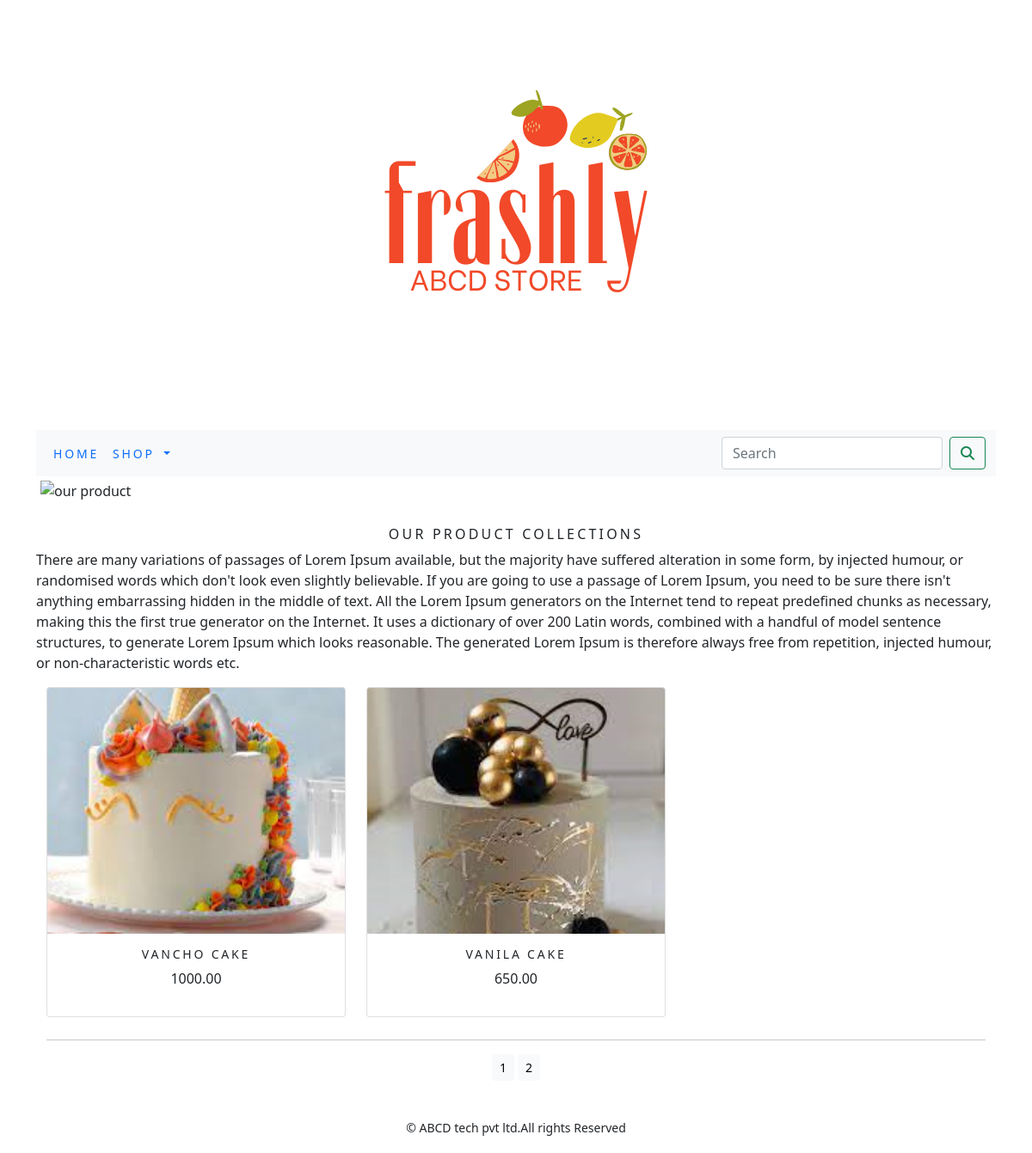
/ecomapp/?page=2, run on the app's committed database.
### ecomapp/models.py (models this page shows, shortened)
class Product(models.Model):
    name=models.CharField(max_length=250,unique=True)
    slug=models.SlugField(max_length=250,unique=True)
    description=models.TextField(blank=True)
    price=models.DecimalField(max_digits=10,decimal_places=2)
    category=models.ForeignKey(Category,on_delete=models.CASCADE)
    image=models.ImageField(upload_to='product',blank=True)
    stock=models.IntegerField()
    available=models.BooleanField(default=True)
    created=models.DateTimeField(auto_now_add=True)
    updated=models.DateTimeField(auto_now=True)
    class Meta:
        ordering=('name',)
        verbose_name='product'
        verbose_name_plural='products'
    def get_url(self):
            return reverse('ecomapp:prodCatdetails', args=[self.category.slug,self.slug])

### ecomapp/views.py (the view)
# urls.py: path('',views.allProCat,name='allProCat'),
def allProCat(request,c_slug=None):
    c_page=None
    products_list=None
    if c_slug!=None:
        c_page=get_object_or_404(Category,slug=c_slug)
        products_list=Product.objects.all().filter(category=c_page,available=True)
    else:
        products_list=Product.objects.all().filter(available=True)
    paginator=Paginator(products_list,6)
    try:
        page=int(request.GET.get('page','1'))
    except:
        page=1
    try:
        products=paginator.page(page)
    except (EmptyPage,InvalidPage):
        products=paginator.page(paginator.num_pages)
    return render(request,"category.html",{'category':c_page,'products':products})

### cart/context_processors.py (called while the page is built)
def counter(request):
    item_count=0
    if 'admin' in request.path:
        return {}
    else:
        try:
           cart=Cart.objects.filter(cart_id=_cart_id(request))
           cart_item=CartItem.objects.all().filter(cart=cart[:1])
           for cart_item in cart_item:
             item_count += cart_item.quantity
        except Cart.DoesNotExist:
            item_count=0
    return dict(item_count=item_count)

### cart/views.py (called while the page is built)
def _cart_id(request):
    cart=request.session.session_key
    if not cart:
        cart=request.session.create()
    return cart

### ecomapp/context_processors.py (called while the page is built)
def menu_links(request):
    links=Category.objects.all()
    return dict(links=links)

### ecomapp/models.py (called while the page is built)
    def get_url(self):
       return reverse('ecomapp:product_by_category',args=[self.slug])

### templates/category.html (shortened to what this page needs)
{% extends 'base.html' %}
{% load static %}
{% block content %}
<div class="mx_auto">
    {% if category %}
    <img class="my_image my_image_padding"   width="1500px;" height="400px;" src="{{category.image.url}}" alt="{{category.name}}">
</div>
<br>
<div>
    <h1 class="text-center my_title">{{category.name}}</h1>
    <p class="text-justify">{{category.description}}</p>
</div>
{% else %}
<div>
<img class="my_image my_image_padding" src="{% static 'img/banner2.png' %}" alt="our product" width="1500px;" height="400px;">
</div>
<br>
<div>
    <h1 class="text-center my_title">our product collections</h1>
    <p class="text-justify">There are many variations of passages of Lorem Ipsum available, but the majority have suffered alteration in some form, by injected humour, or randomised words which don't look even slightly believable. If you are going to use a passage of Lorem Ipsum, you need to be sure there isn't anything embarrassing hidden in the middle of text. All the Lorem Ipsum generators on the Internet tend to repeat predefined chunks as necessary, making this the first true generator on the Internet. It uses a dictionary of over 200 Latin words, combined with a handful of model sentence structures, to generate Lorem Ipsum which looks reasonable. The generated Lorem Ipsum is therefore always free from repetition, injected humour, or non-characteristic words etc.
</p>
</div>
{% endif %}
<div class="container">
    <div class="row mx_auto">
        {% for product in products.object_list %}
        <div class="my_bottom_margin col-9 col-sm-12 col-mid-4 col-lg-4">
            <div class="card text-center" style="min-width:18rem;">
                <a href="{{product.get_url}}"><img class="card-img-top my_image"   src="{{product.image.url}}" alt="{{product.name}}"></a>
            <div class="card-body">
               <h4>{{product.name}}</h4>
                <p>{{product.price}}</p>
            </div>
            </div>
        </div>
        {% endfor %}
        </div>
        <div class="mx_auto">
          {% if products.paginator.num_pages > 1 %}
            <hr>
        <div class="text-center">
           {% for pg in products.paginator.page_range %}
            <a href="?page={{pg}}" class="btn btn-light btn-sm {% if products.number == pg %} active {% endif %}">{{pg}}</a>
            {% endfor %}
       </div>
    {% endif %}
</div>
<br>
    </div>
{% endblock %}

### static/css/custom.css (style rules this page uses)
.my_image { width:100%; height:auto; }
.my_title { font-size:16px; text-transform:uppercase; letter-spacing:.2em; }
.my_image_padding { padding:5px; }
.my_bottom_margin { margin-bottom:10px; }
.card-body h4 { font-size:14px; text-transform:uppercase; letter-spacing:.2em; }

### data on the page
Product: image (picture), name "VANCHO CAKE", price "1000.00"
Product: image (picture), name "VANILA CAKE", price "650.00"

### other printed values
{{ pg }} "1" "2"
